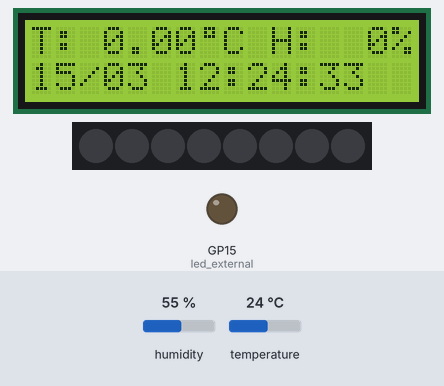
Simulated run of this program. Board: Raspberry Pi Pico running MicroPython. Shown: 16×2 character LCD, 8 RGB LEDs in strip order, left to right, output pins drawn as LEDs (lit = HIGH). Inputs (shaded band) come from the test bench; at power-on: humidity 55 %, temperature 24 °C. WiFi joins after 1.5 s; the clock reads 2024-03-15 10:24:30 at power-on unless the program sets it; threads take turns every 2 ms; library files of the repository ran but are not shown: pico_i2c_lcd.py; what the program prints to the serial console is not drawn.

Above: at 3.8 s.
3.9 s: humidity set to 22 %
At 8.0 s:
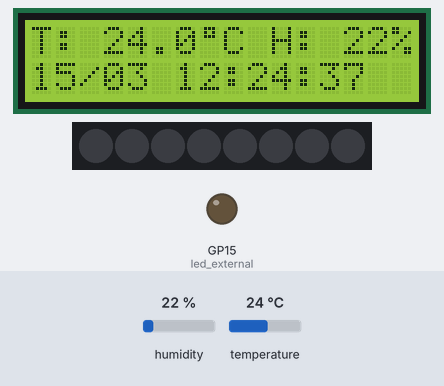
8.8 s: temperature set to 12 °C
At 13.7 s:
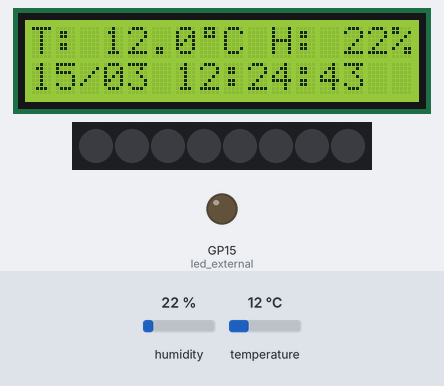
13.9 s: humidity set to 40 %
At 17.9 s:
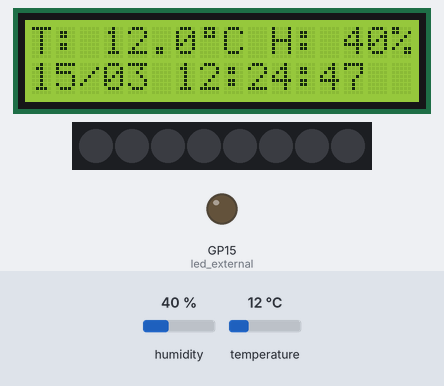
18.5 s: temperature set to 19 °C
At 23.9 s:
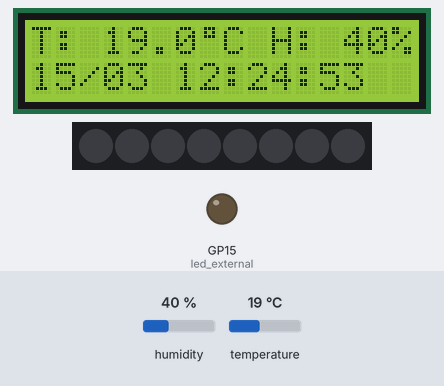
Timing chart, 0 to 24.9 s (numbered marks = the images above; inputs shaded):
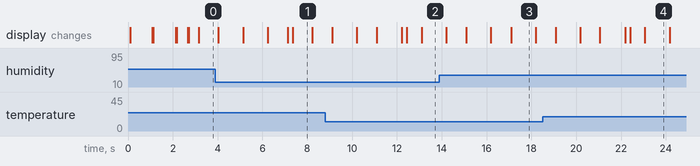

Measured:
- what the display in image 1 shows lasts 0.8 s, from 7.4 s to 8.2 s
- what the display in image 3 shows lasts 1.1 s, from 17.1 s to 18.2 s

The program:

main.py
```python
from machine import I2C, Pin
from time import sleep
from pico_i2c_lcd import I2cLcd
import onewire
import machine
import ds18x20
import time
import config
import network
import socket
import struct
import _thread
import neopixel
import dht

print("WiFi SSID: {}".format(config.WIFI_SSID))

led_external = Pin(15, Pin.OUT)
sensor_pir = Pin(28, Pin.IN, Pin.PULL_DOWN)
# led_external.toggle()

# global vars
TEMP = 0
HUM = 0
LAST_TEMP_SYNC = 0
LAST_PIR_DETECTION = time.time()

# LCD
i2c = I2C(0, sda=Pin(0), scl=Pin(1), freq=400000)

I2C_ADDR = i2c.scan()[0]
lcd = I2cLcd(i2c, I2C_ADDR, 2, 16)
print("I2C address: {}".format(I2C_ADDR))
# https://maxpromer.github.io/LCD-Character-Creator/
DEGREE_CHAR = bytearray([0x0E, 0x0A, 0x0E, 0x00, 0x00, 0x00, 0x00, 0x00])
lcd.custom_char(0, DEGREE_CHAR)

def set_time_from_ntp():
    NTP_DELTA = 2208988800

    NTP_QUERY = bytearray(48)
    NTP_QUERY[0] = 0x1B
    addr = socket.getaddrinfo(config.NTP_SERVER, 123)[0][-1]
    s = socket.socket(socket.AF_INET, socket.SOCK_DGRAM)
    try:
        s.settimeout(1)
        res = s.sendto(NTP_QUERY, addr)
        msg = s.recv(48)
    finally:
        s.close()
    val = struct.unpack("!I", msg[40:44])[0]
    t = val - NTP_DELTA
    tm = time.gmtime(t)
    # (year, month, day, weekday, hours, minutes, seconds, subseconds)
    # tm[6] + 1
    machine.RTC().datetime((tm[0], tm[1], tm[2], tm[6] + 1, tm[3], tm[4], tm[5], 0))

def connect_to_wifi():
    wlan = network.WLAN(network.STA_IF)
    wlan.active(True)
    wlan.connect(config.WIFI_SSID, config.WIFI_PASS)

    max_wait = 10 # in seconds

    while max_wait > 0:
        if wlan.status() < 0 or wlan.status() >= 3:
            break
        max_wait -= 1
        print("Waiting for connection...")
        lcd.clear()
        lcd.putstr("Waiting for WiFi connection...")
        time.sleep(1)

    if wlan.status() != 3:
        raise RuntimeError("Network connection failed!")
    else:
        print("WiFi connected!")
        lcd.clear()
        lcd.putstr("WiFi connected!")
        status = wlan.ifconfig()
        print("IP = {}".format(status[0]))
        lcd.move_to(0, 1)
        lcd.putstr(status[0])

def disconnect_from_wifi():
    wlan = network.WLAN(network.STA_IF)
    wlan.active(False)

def datetime_str(time_tuple):
    year = time_tuple[0]
    month = time_tuple[1]
    mday = time_tuple[2]
    hour = time_tuple[3]
    minute = time_tuple[4]
    second = time_tuple[5]
    weekday = time_tuple[6]
    yearday = time_tuple[7]

    # return "{}-{:02d}-{:02d} {:02d}:{:02d}".format(year, month, mday, hour, minute)
    return "{:02d}/{:02d} {:02d}:{:02d}:{:02d}".format(mday, month, hour, minute, second)

def current_time():
    time_seconds = time.time() + 7200 # 2h (7200s)
    return time.localtime(time_seconds)

# clear WS2812 LEDs
def leds_clear():
    for i in range(LEDS_COUNT):
        np[i] = (0, 0, 0)
    np.write()

def leds_turn_on():
    np[0] = (1, 0, 0)
    np[1] = (0, 1, 0)
    np[2] = (0, 0, 1)
    np[3] = (1, 1, 1)
    np[4] = (120, 153, 23)
    np[5] = (0, 0, 128)
    np[6] = (0, 128, 0)
    np[7] = (128, 0, 0)

    np.write()

# init WS2812 LEDs
LEDS_COUNT = 8
np = neopixel.NeoPixel(Pin(4), LEDS_COUNT)
# np.brightness = 0.1
leds_clear()

# sync time from NTP server
connect_to_wifi()
sleep(0.5)

print("Time before NTP sync: {}".format(time.localtime()))
set_time_from_ntp()
print("Time after NTP sync: {}".format(time.localtime()))
time_seconds = time.time() + 7200 # 2h (7200s)
print("Time after NTP sync [UTC+2]: {}".format(time.localtime(time_seconds)))

disconnect_from_wifi()

## temperature sensor
# ds_pin = machine.Pin(17)
# ds_sensor = ds18x20.DS18X20(onewire.OneWire(ds_pin))
# roms = ds_sensor.scan()
# print("Found ({}) DS devices: ".format(len(roms)), roms)

lcd.clear()
lcd.putstr("T: 00.0{}C H: 00%".format(chr(0)))

# DHT22 temperature & humidity sensor
dht22 = dht.DHT22(Pin(2))

baton = _thread.allocate_lock()

# def get_temperature_thread():
#     baton.acquire()
#     ds_sensor.convert_temp()
#     time.sleep_ms(750)

#     global TEMP, LAST_TEMP_SYNC
#     TEMP = ds_sensor.read_temp(roms[0])
#     LAST_TEMP_SYNC = time.time()
#     baton.release()

def get_dht_data_thread():
    baton.acquire()

    global TEMP, HUM, LAST_TEMP_SYNC
    if LAST_TEMP_SYNC == 0: #
        # should wait at least 2s before first read
        LAST_TEMP_SYNC = time.time()
        baton.release()
        return

    try:
        dht22.measure()
        TEMP = dht22.temperature()
        HUM = dht22.humidity()
        print("[{}] T: {} C, H: {}%".format(datetime_str(current_time()), TEMP, HUM))
    except Exception as ex:
        print(ex)

    LAST_TEMP_SYNC = time.time()

    baton.release()

def main():
    global LAST_PIR_DETECTION
    while True:

        if time.time() - LAST_TEMP_SYNC >= 5 and not baton.locked():
            _thread.start_new_thread(get_dht_data_thread, ())

        lcd.move_to(3, 0)
        lcd.putstr("{:2.1f}".format(TEMP))

        lcd.move_to(13, 0)
        lcd.putstr("{:2.0f}".format(HUM))

        lcd.move_to(0, 1)
        lcd.putstr(datetime_str(current_time()))

        time_diff = time.time() - LAST_PIR_DETECTION
        # print("PIR value: {}, time diff: {}".format(sensor_pir.value(), time_diff))

        if sensor_pir.value() > 0 and time_diff > 1:
            leds_turn_on()
            LAST_PIR_DETECTION = time.time()
        elif sensor_pir.value() < 1 and time_diff > 60:
            leds_clear()

        sleep(0.2)

# run main loop
try:
    main()
except KeyboardInterrupt:
    print("KeyboardInterrupt")
    led_external.off()

    leds_clear()
```

config.py
```python
WIFI_SSID = "change_it"
WIFI_PASS = "change_it"
NTP_SERVER = "pool.ntp.org"
```
